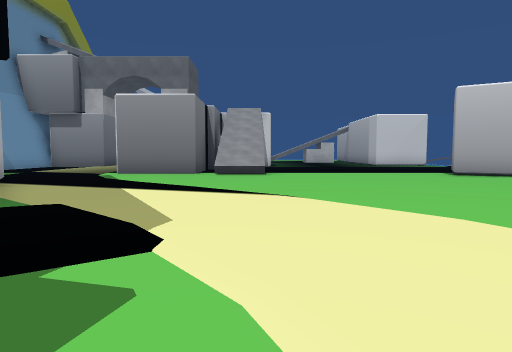
View 1 (above)

12 first-person views from a walk through a 3-D level made in the Unity game engine. The camera is 1.3 m above the floor, tilts 4° down and sees 75° across. The floor is counted in squares, 2 m on a side. Each view is taken from the middle of a square. On the plan, view 1 faces up. The plan holds only what a view shows up to about 10 squares ahead; the rest is blank. The place goes on beyond the plan. The player is left out. Some animated figures are not drawn. Some surface patterns are stand-ins.

View 2
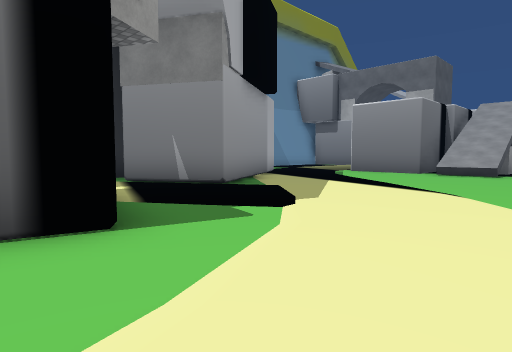

View 3
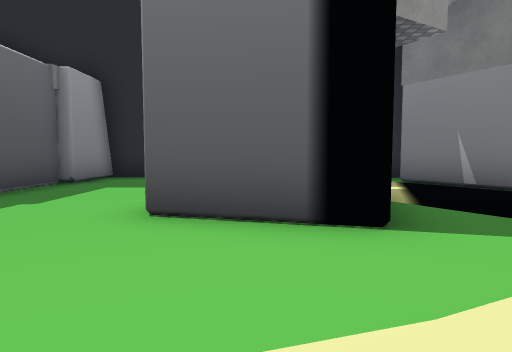

View 4
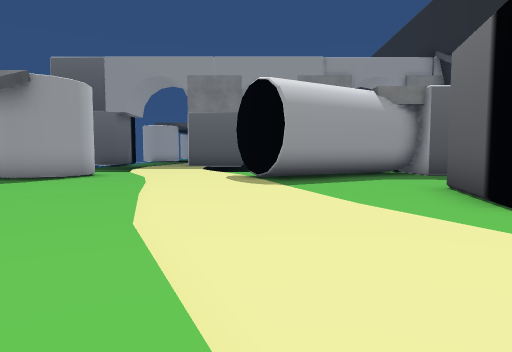

View 5
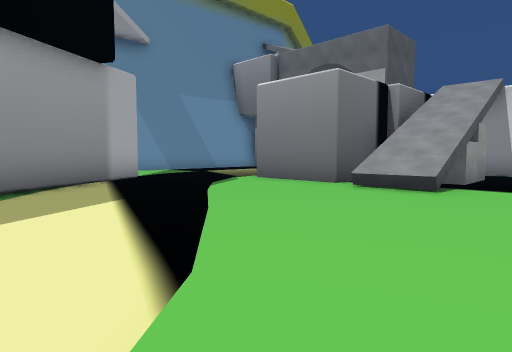

View 6
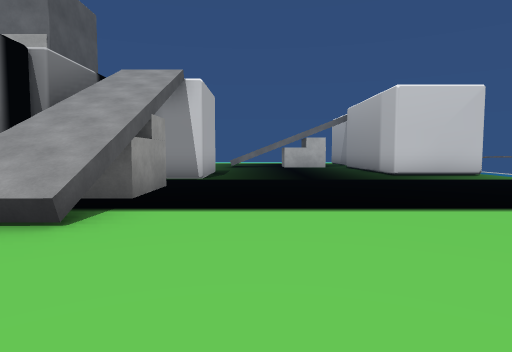

View 7
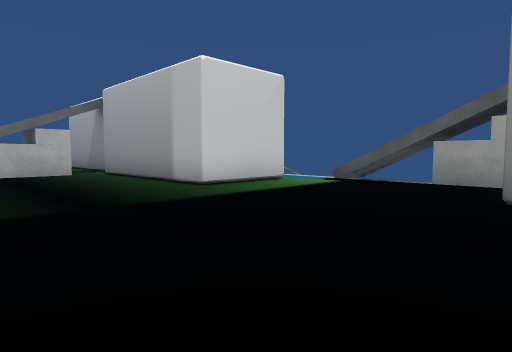

View 8
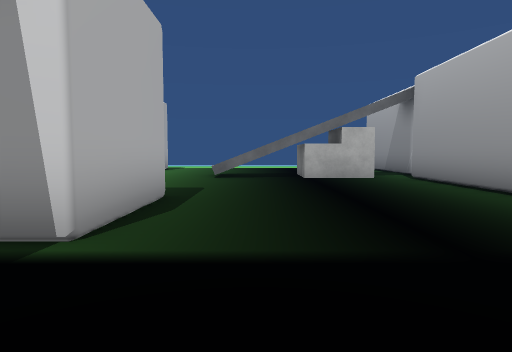

View 9
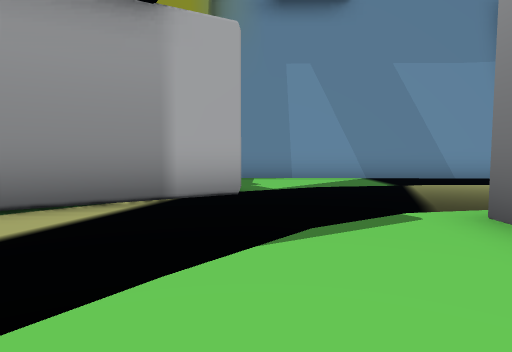

View 10
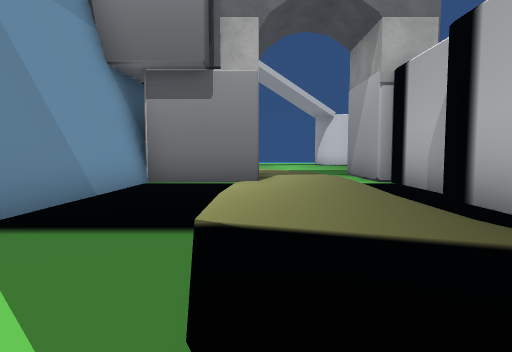

View 11
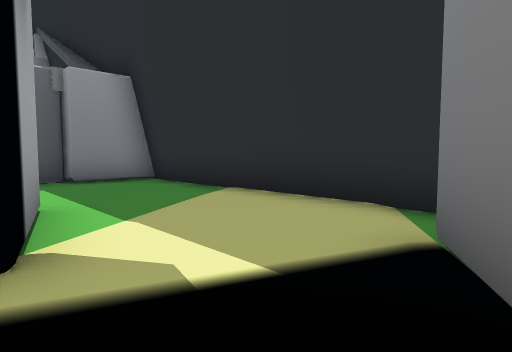

View 12
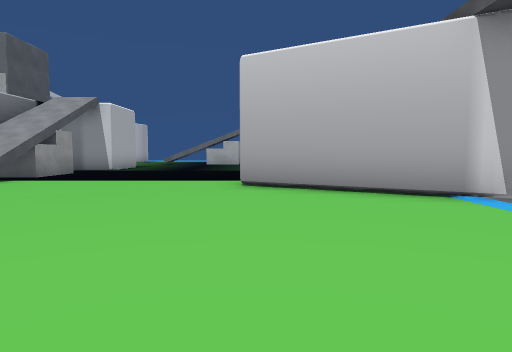

### Floor plan
Key: @ floor where view 1 was taken; # wall or solid block; x gap in a wall; . main floor; : floor 5 m higher than the main floor; / step, stairs or slope; ^ raised ledge; O other object.
Columns run from 10 left of view 1 to 10 right of it. Each row starts with its distance up from view 1.
 23              #  .#
 22           .^x###.#
 21           ......##
 20           ......#
 19           ......#
 18     ..#   #.....#
 17     ..#   #.....###.
 16 ##  ..#   #.........
 15 #.....O O ........./
 14 # ....O O          /x
 13 # ....O O # .      /x
 12 #.....O O##
 11 #.....OOO##......
 10 #........^^.....##
  9 #...  ...........::
  8 #...  ............#/
  7     #............../
  6      O............./
  5      O.............
  4       #....... ...
  3    ####.......  .
  2    #...........
  1    #............
  0    #...# O@.....
 -1    #..O O........
 -2    #... O.........
 -3    #..............
 -4    #......##...../
 -5    ##....##  ....
 -6      OOO##   ....

Where each view was taken, in squares from view 1:
view 1: 0 up, 0 right, facing up
view 2: 1 down, 2 right, facing up-left
view 3: 1 down, 2 right, facing left
view 4: 4 up, 2 right, facing down
view 5: 4 up, 2 right, facing up-left
view 6: 7 up, 2 right, facing up
view 7: 11 up, 2 right, facing up-right
view 8: 13 up, 2 right, facing up
view 9: 8 up, 1 left, facing left
view 10: 8 up, 7 left, facing up
view 11: 3 up, 3 left, facing down-left
view 12: 3 up, 6 right, facing up
